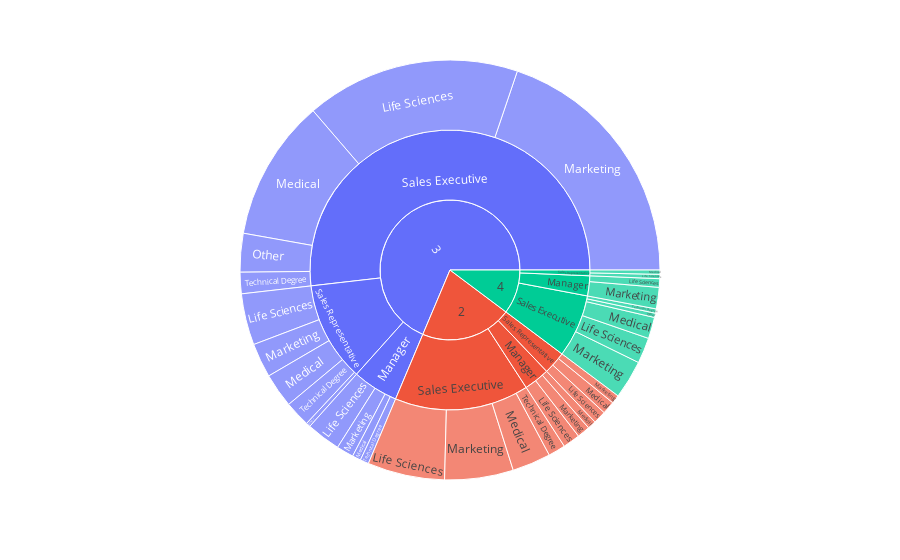

The notebook cell this image was saved under:
### Code cell
# 6) Employee Education

fig=px.sunburst(df_sales, path=['PerformanceRating','EmpJobRole','EducationBackground'])
fig.show()

#Out of 47 sales executives, 27 sales executive have education background other than marketing
#Out of 8 sales representatives, 6 sales representatives have education background other than marketing
#Out of 9 sales managers, 6 sales managers have education background other than marketing

### Figure 1 — Plotly figure (JSON) as saved in the notebook; plotly's stock layout.template omitted (floating-point values rounded to 4 significant figures)
{"data": [{"branchvalues": "total", "domain": {"x": [0, 1], "y": [0, 1]}, "hovertemplate": "labels=%{label}<br>count=%{value}<br>parent=%{parent}<br>id=%{id}<extra></extra>", "ids": ["2/Manager/Life Sciences", "3/Manager/Life Sciences", "4/Manager/Life Sciences", "2/Sales Executive/Life Sciences", "3/Sales Executive/Life Sciences", "4/Sales Executive/Life Sciences", "2/Sales Representative/Life Sciences", "3/Sales Representative/Life Sciences", "4/Sales Representative/Life Sciences", "2/Manager/Marketing", "3/Manager/Marketing", "4/Manager/Marketing", "2/Sales Executive/Marketing", "3/Sales Executive/Marketing", "4/Sales Executive/Marketing", "2/Sales Representative/Marketing", "3/Sales Representative/Marketing", "2/Manager/Medical", "3/Manager/Medical", "2/Sales Executive/Medical", "3/Sales Executive/Medical", "4/Sales Executive/Medical", "2/Sales Representative/Medical", "3/Sales Representative/Medical", "4/Sales Representative/Medical", "3/Sales Executive/Other", "4/Sales Executive/Other", "3/Sales Representative/Other", "3/Manager/Technical Degree", "2/Sales Executive/Technical Degree", "3/Sales Executive/Technical Degree", "4/Sales Executive/Technical Degree", "3/Sales Representative/Technical Degree", "2/Manager", "3/Manager", "4/Manager", "2/Sales Executive", "3/Sales Executive", "4/Sales Executive", "2/Sales Representative", "3/Sales Representative", "4/Sales Representative", "2", "3", "4"], "labels": ["Life Sciences", "Life Sciences", "Life Sciences", "Life Sciences", "Life Sciences", "Life Sciences", "Life Sciences", "Life Sciences", "Life Sciences", "Marketing", "Marketing", "Marketing", "Marketing", "Marketing", "Marketing", "Marketing", "Marketing", "Medical", "Medical", "Medical", "Medical", "Medical", "Medical", "Medical", "Medical", "Other", "Other", "Other", "Technical Degree", "Technical Degree", "Technical Degree", "Technical Degree", "Technical Degree", "Manager", "Manager", "Manager", "Sales Executive", "Sales Executive", "Sales Executive", "Sales Representative", "Sales Representative", "Sales Representative", "2", "3", "4"], "name": "", "parents": ["2/Manager", "3/Manager", "4/Manager", "2/Sales Executive", "3/Sales Executive", "4/Sales Executive", "2/Sales Representative", "3/Sales Representative", "4/Sales Representative", "2/Manager", "3/Manager", "4/Manager", "2/Sales Executive", "3/Sales Executive", "4/Sales Executive", "2/Sales Representative", "3/Sales Representative", "2/Manager", "3/Manager", "2/Sales Executive", "3/Sales Executive", "4/Sales Executive", "2/Sales Representative", "3/Sales Representative", "4/Sales Representative", "3/Sales Executive", "4/Sales Executive", "3/Sales Representative", "3/Manager", "2/Sales Executive", "3/Sales Executive", "4/Sales Executive", "3/Sales Representative", "2", "3", "4", "2", "3", "4", "2", "3", "4", "", "", ""], "type": "sunburst", "values": [4, 8, 2, 18, 50, 6, 3, 12, 1, 3, 4, 5, 16, 60, 9, 2, 8, 2, 2, 9, 33, 5, 3, 8, 1, 9, 1, 1, 2, 4, 5, 1, 6, 9, 16, 7, 47, 157, 22, 8, 35, 2, 64, 208, 31]}], "layout": {"legend": {"tracegroupgap": 0}, "margin": {"t": 60}}}
